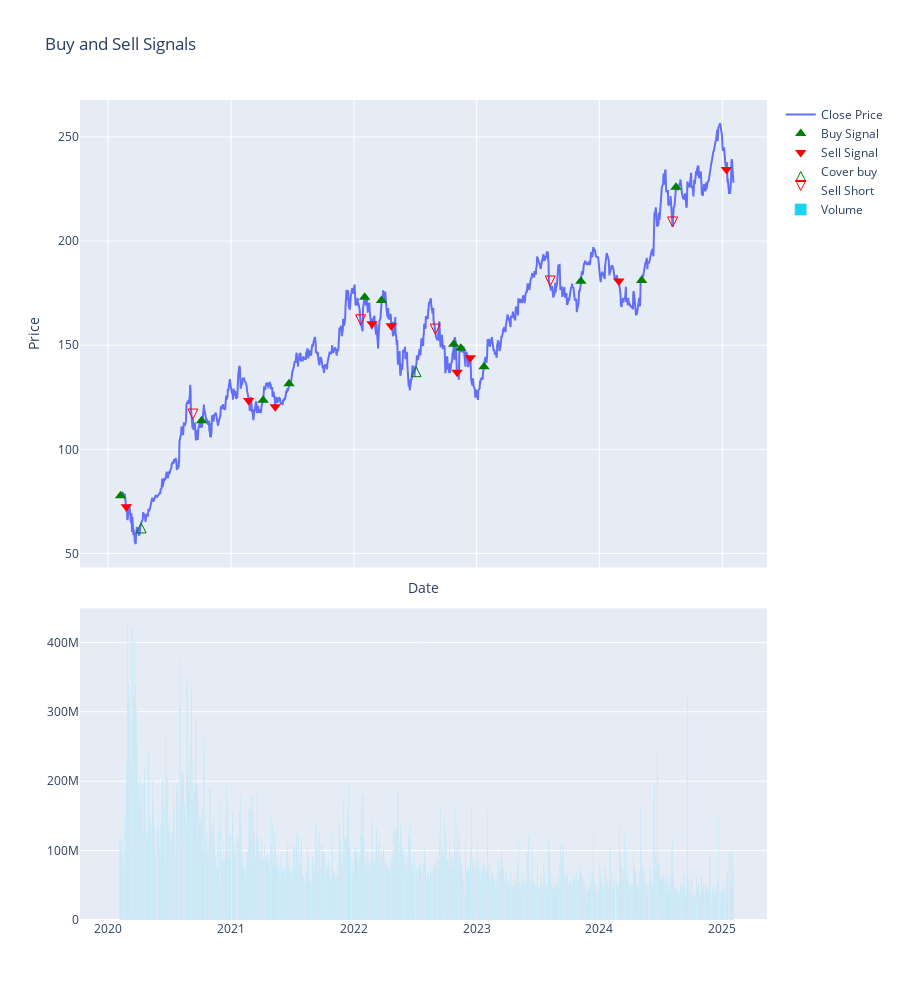

Notebook code cell kept with this figure:
### Code cell
PlotSignal(signals_df, 'signal_command')

### Figure 1 — Plotly figure (JSON) as saved in the notebook; plotly's stock layout.template omitted (floating-point values rounded to 4 significant figures; data arrays with more than 128 entries replaced by an {"elided": "..."} marker saying what was removed)
{"data": [{"name": "Close Price", "type": "scatter", "x": {"elided": "1256 str values"}, "xaxis": "x", "y": {"elided": "1256 float values"}, "yaxis": "y"}, {"marker": {"color": "green", "size": 10, "symbol": "triangle-up"}, "mode": "markers", "name": "Buy Signal", "type": "scatter", "x": ["2020-02-07T00:00:00.000000", "2020-10-05T00:00:00.000000", "2021-04-06T00:00:00.000000", "2021-06-22T00:00:00.000000", "2022-02-02T00:00:00.000000", "2022-03-24T00:00:00.000000", "2022-10-25T00:00:00.000000", "2022-11-15T00:00:00.000000", "2023-01-23T00:00:00.000000", "2023-11-07T00:00:00.000000", "2024-05-06T00:00:00.000000", "2024-08-16T00:00:00.000000"], "xaxis": "x", "y": [77.75, 113.7, 123.6, 131.4, 173.0, 171.5, 150.5, 148.5, 139.6, 180.7, 181.1, 225.8], "yaxis": "y"}, {"marker": {"color": "red", "size": 10, "symbol": "triangle-down"}, "mode": "markers", "name": "Sell Signal", "type": "scatter", "x": ["2020-02-24T00:00:00.000000", "2021-02-22T00:00:00.000000", "2021-05-12T00:00:00.000000", "2022-02-24T00:00:00.000000", "2022-04-22T00:00:00.000000", "2022-11-04T00:00:00.000000", "2022-12-13T00:00:00.000000", "2024-02-28T00:00:00.000000", "2025-01-13T00:00:00.000000"], "xaxis": "x", "y": [72.44, 123.4, 120.4, 160.3, 159.4, 136.9, 144.0, 180.8, 234.4], "yaxis": "y"}, {"marker": {"color": "green", "size": 10, "symbol": "arrow-up-open"}, "mode": "markers", "name": "Cover buy", "type": "scatter", "x": ["2020-04-08T00:00:00.000000", "2022-07-05T00:00:00.000000"], "xaxis": "x", "y": [64.64, 139.7], "yaxis": "y"}, {"marker": {"color": "red", "size": 10, "symbol": "arrow-down-open"}, "mode": "markers", "name": "Sell Short", "type": "scatter", "x": ["2020-09-09T00:00:00.000000", "2022-01-21T00:00:00.000000", "2022-08-31T00:00:00.000000", "2023-08-08T00:00:00.000000", "2024-08-06T00:00:00.000000"], "xaxis": "x", "y": [114.5, 159.8, 155.3, 178.4, 206.8], "yaxis": "y"}, {"name": "Volume", "type": "bar", "x": {"elided": "1256 str values"}, "xaxis": "x2", "y": {"elided": "1256 float values"}, "yaxis": "y2"}], "layout": {"height": 1000, "title": {"text": "Buy and Sell Signals"}, "xaxis": {"anchor": "y", "domain": [0, 1], "matches": "x2", "rangeslider": {"visible": false}, "showticklabels": false, "title": {"text": "Date"}}, "xaxis2": {"anchor": "y2", "domain": [0, 1]}, "yaxis": {"anchor": "x", "domain": [0.43, 1], "title": {"text": "Price"}}, "yaxis2": {"anchor": "x2", "domain": [0, 0.38]}}}
